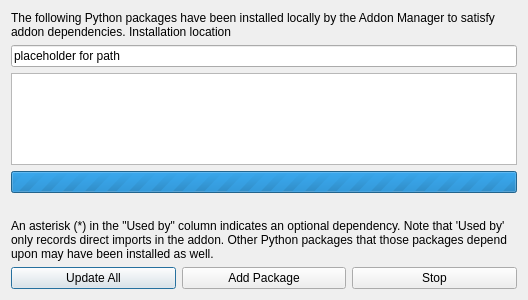
<?xml version="1.0" encoding="UTF-8"?>
<ui version="4.0">
 <class>PythonDependencyUpdateDialog</class>
 <widget class="QDialog" name="PythonDependencyUpdateDialog">
  <property name="geometry">
   <rect>
    <x>0</x>
    <y>0</y>
    <width>528</width>
    <height>300</height>
   </rect>
  </property>
  <property name="windowTitle">
   <string>Manage Python Dependencies</string>
  </property>
  <layout class="QVBoxLayout" name="verticalLayout">
   <item>
    <widget class="QLabel" name="label">
     <property name="text">
      <string>The following Python packages have been installed locally by the Addon Manager to satisfy addon dependencies. Installation location</string>
     </property>
     <property name="wordWrap">
      <bool>true</bool>
     </property>
    </widget>
   </item>
   <item>
    <widget class="QLineEdit" name="labelInstallationPath">
     <property name="text">
      <string notr="true">placeholder for path</string>
     </property>
     <property name="readOnly">
      <bool>true</bool>
     </property>
    </widget>
   </item>
   <item>
    <widget class="QTableView" name="tableView">
     <property name="selectionBehavior">
      <enum>QAbstractItemView::SelectionBehavior::SelectRows</enum>
     </property>
     <property name="sortingEnabled">
      <bool>false</bool>
     </property>
     <attribute name="verticalHeaderVisible">
      <bool>false</bool>
     </attribute>
    </widget>
   </item>
   <item>
    <widget class="QProgressBar" name="updateInProgressLabel">
     <property name="minimum">
      <number>0</number>
     </property>
     <property name="maximum">
      <number>0</number>
     </property>
     <property name="value">
      <number>-1</number>
     </property>
     <property name="textVisible">
      <bool>true</bool>
     </property>
    </widget>
   </item>
   <item>
    <widget class="QLabel" name="progressDetailsLabel">
     <property name="sizePolicy">
      <sizepolicy hsizetype="Ignored" vsizetype="Preferred">
       <horstretch>0</horstretch>
       <verstretch>0</verstretch>
      </sizepolicy>
     </property>
     <property name="text">
      <string notr="true"/>
     </property>
     <property name="wordWrap">
      <bool>false</bool>
     </property>
    </widget>
   </item>
   <item>
    <widget class="QLabel" name="label_2">
     <property name="text">
      <string>An asterisk (*) in the &quot;Used by&quot; column indicates an optional dependency. Note that 'Used by' only records direct imports in the addon. Other Python packages that those packages depend upon may have been installed as well.</string>
     </property>
     <property name="wordWrap">
      <bool>true</bool>
     </property>
    </widget>
   </item>
   <item>
    <layout class="QHBoxLayout" name="horizontalLayout">
     <item>
      <widget class="QPushButton" name="buttonUpdateAll">
       <property name="text">
        <string>Update All</string>
       </property>
      </widget>
     </item>
     <item>
      <widget class="QPushButton" name="buttonInstallPkgs">
       <property name="text">
        <string>Add Package</string>
       </property>
      </widget>
     </item>
     <item>
      <widget class="QPushButton" name="buttonCancel">
       <property name="text">
        <string>Stop</string>
       </property>
       <property name="toolTip">
        <string>Stop the running pip installation or update</string>
       </property>
      </widget>
     </item>
    </layout>
   </item>
  </layout>
 </widget>
 <resources/>
 <connections/>
</ui>
